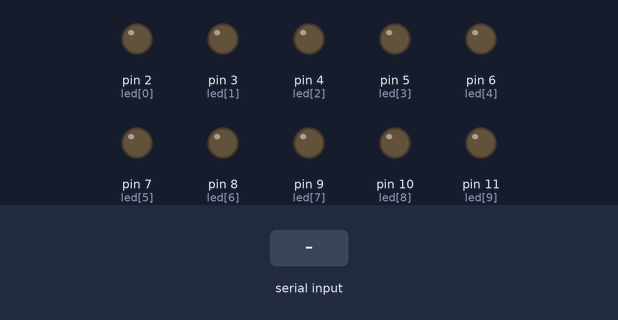
Simulated run of this sketch. Board: Arduino Uno, built with avr-gcc and run on an emulated ATmega328P. Parts: output pins drawn as LEDs (lit = HIGH). The test bench sets the inputs (shaded band).

Above: at 2.2 s.
2.3 s: "90,45\n" received over Serial
At 2.7 s:
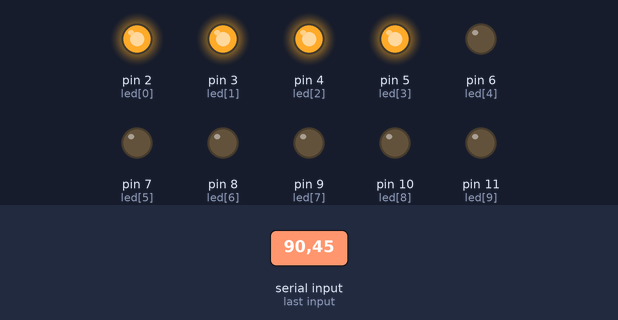
4.8 s: "30,150\n" received over Serial
At 5.6 s:
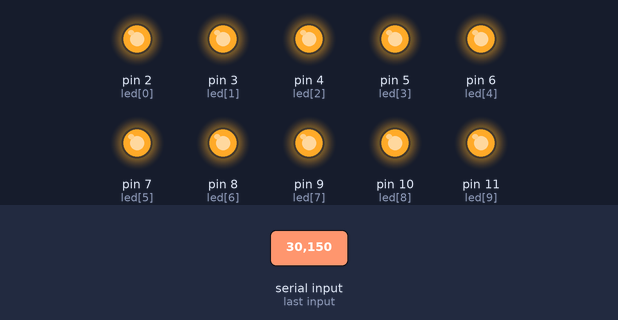
7.3 s: "5\n" received over Serial
At 7.6 s:
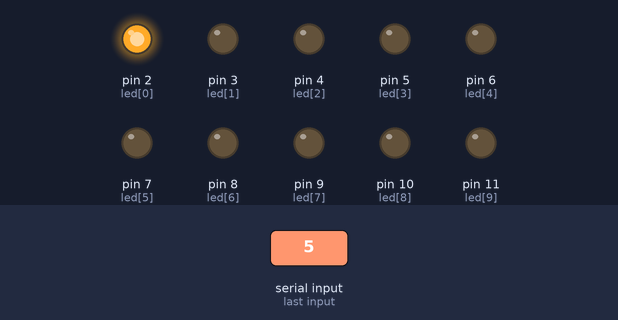
Timing chart, 0 to 10.3 s (numbered marks = the images above; inputs shaded):
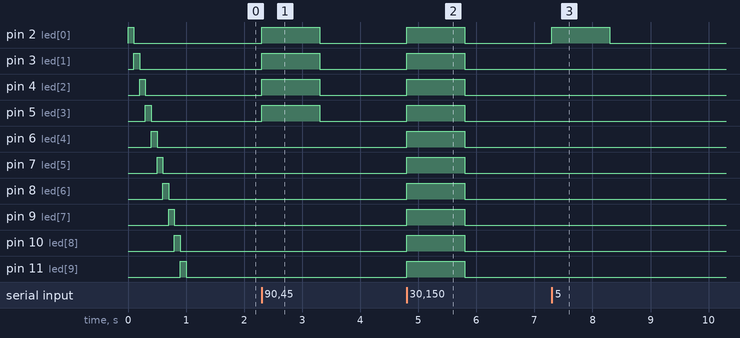

The sketch:

cpumonitor.ino
```cpp
//github.com/Maciekbac
int led[]={2,3,4,5,6,7,8,9,10,11};

void setup() {
  Serial.begin(19200);

  for (int i=0;i<10;i++)
   {//init and test leds
     pinMode(led[i],OUTPUT);
     digitalWrite(led[i],1);
     delay(100);
     digitalWrite(led[i],0);
   }


}
int cpu;
int activeLeds;
void loop() {
   if (Serial.available()) cpu=Serial.parseInt();

        if (cpu<5)  activeLeds=0;
   else if (cpu<20) activeLeds=B1;
   else if (cpu<30) activeLeds=B11;
   else if (cpu<40) activeLeds=B111;
   else if (cpu<50) activeLeds=B1111;
   else if (cpu<60) activeLeds=B11111;
   else if (cpu<70) activeLeds=B111111;
   else if (cpu<80) activeLeds=B1111111;
   else if (cpu<90) activeLeds=B11111111;
   else if (cpu<95) activeLeds=511; //B111111111
   else             activeLeds=1023;//B1111111111

   for (int i=0;i<10;i++)
    {
      digitalWrite(led[i],bitRead(activeLeds,i));
    }


}
```

Measured:
- after the input at 2.3 s, pin 2 (led[0]), pin 3 (led[1]), pin 4 (led[2]), pin 5 (led[3]): LOW → HIGH at once, → LOW 1.0 s later
- after the input at 4.8 s, pin 2 (led[0]), pin 3 (led[1]), pin 4 (led[2]), pin 5 (led[3]), pin 6 (led[4]), pin 7 (led[5]), pin 8 (led[6]), pin 9 (led[7]), pin 10 (led[8]), pin 11 (led[9]): LOW → HIGH at once, → LOW 1.0 s later
- after the input at 7.3 s, pin 2 (led[0]): LOW → HIGH at once, → LOW 1.0 s later
